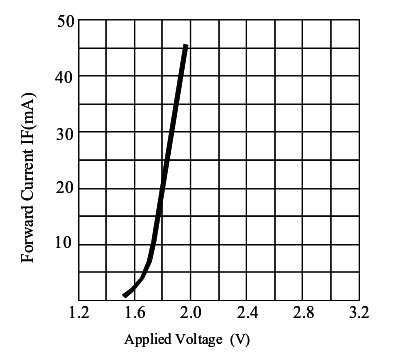
%> input picture matlab/a.png, 393 x 354 px
$ octave lab1.m   (GNU Octave 9; MATLAB toolbox functions it lacks are replaced by stand-ins)
%> lines starting %> are read from the running program, lines starting %| are printed output that depends on the picture
%% Mērījumu datu apstrāde
%Grats Grāvelsins - REBC04
A = imread('a.png');
%> A is the input picture: size 354x393 uint8; min 0, max 255, mean 233
B = imread('b.png');
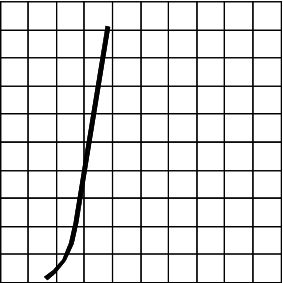
%> input picture matlab/b.png, 283 x 283 px
%> B is the input picture: size 283x283 uint8; min 0, max 255, mean 222.8
figure(1),image(A),shg
%> after `image(A)`:
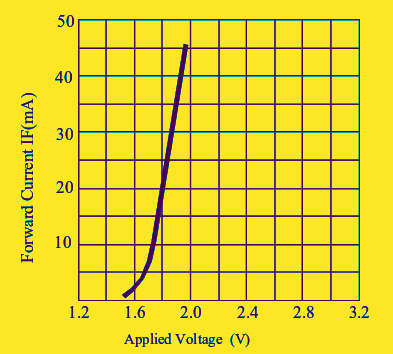
%> displayed picture: size 354x393x3, on the screen's scale of 0 to 255; mean R, G, B 231.8, 212.8, 45.3
figure(2),image(B),shg
%> after `image(B)`:
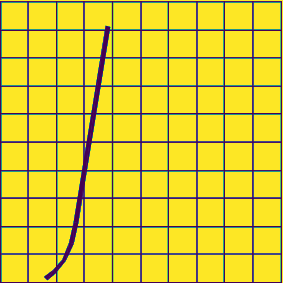
%> displayed picture: size 283x283x3, on the screen's scale of 0 to 255; mean R, G, B 222.1, 204.3, 49.1
figure(2),image([1.2 3.2],[50 0],B),
set(gca,'YDir','normal')
%[x,y] = ginput(7)
x = [1.5500 1.6184 1.6959 1.7781 1.8602 1.9103 1.9560];
y = [1.3385 3.1413 6.7469 16.2115 30.1830 36.9434 44.9057];
plot(x,y,'*r')
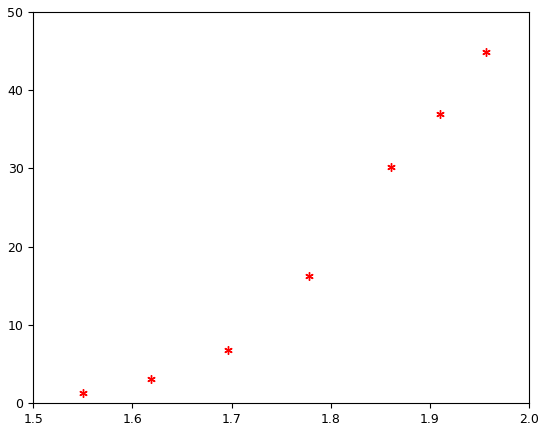
%> figure redrawn from the program's plot data
U = 1.5:0.01:1.95;
C = polyfit(x,y,2)
%C = [237.4828 -721.9800 549.4505];
I = C(1)*U.^2+C(2)*U+C(3);
plot(x,y,'o',U,I)
%> figure, not shown here; curve peaks at x = 1.95, y = 44.61
C = polyval(C,U);
plot(x,y,'o',U,I)
xlabel('Voltage(V)');
ylabel('Strava(mA)')
title('Grafiks');
axis([1.2 3.2 0 50])
grid
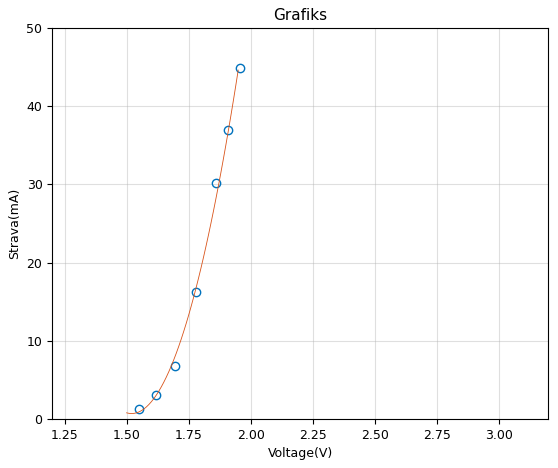
%> figure redrawn from the program's plot data; curve peaks at x = 1.95, y = 44.61
%%Secinajumi: Ko es saprastu?
%1) Es ielasīju bildes matlaba.
%2)Apgriezu asis, lai būtu pareizi jeb sakristu.
%3)Nolasījām 7 punktus un pēc tiem zīmēju grafiku
%4)Ar polyfit palīdzību aprēķināju vērtības un pēc tam izveidoju 2
%pakāpes polinomu.
%5)ar xlabel, ylabel, title - Var nomainīt grafikas asu nosaukumus un
%grafika nosaukumu, grid uzlieku grafikam tīklojumu.
%Ar šīm darbībām var viegli paņemt bildi ar grafiku no interneta un
%uztaisīt tieši tādu pašu matlabā.
